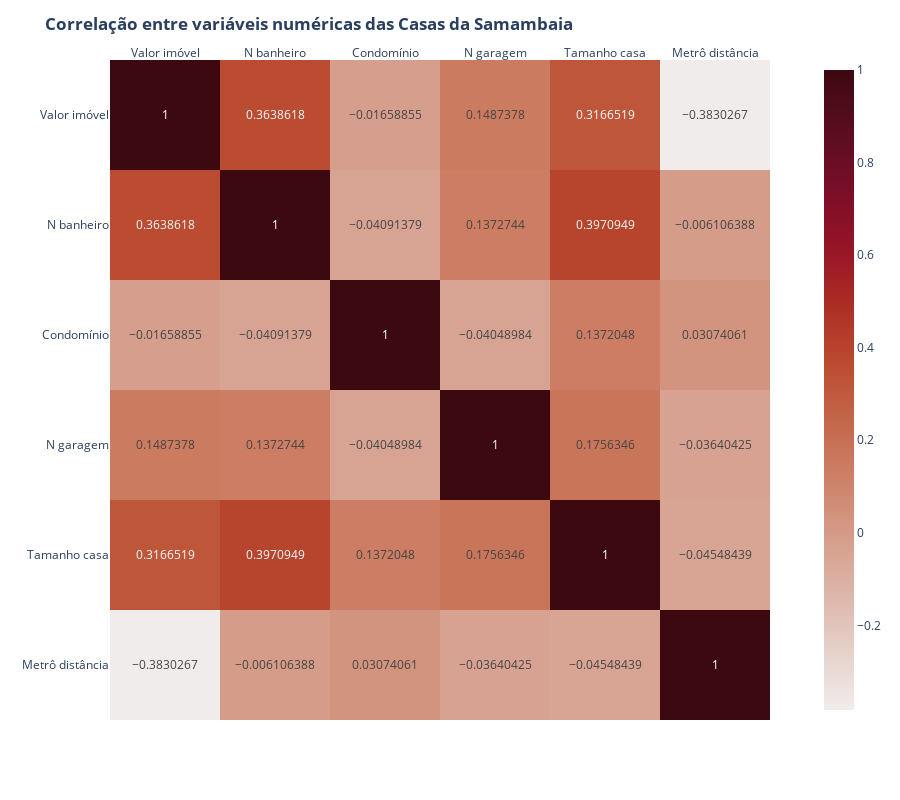

Notebook source saved alongside this figure:
### Markdown cell above
That information given by a heatmap is beautiful, isn't it? The first line shows the attributes related to price. For houses and appartments, the size, number of bathrooms and n parking spaces are the three that most influences price. Another interesting thing is that the size and the number of bathrooms; and the size and number of parking spaces are highly correlated. As we're focusing on price, we'll explore that way more.

My guess is that we should not threat houses and appartments equal. We've seen that houses and appartment distribution prices are not similar, so there might be differences. So, we'll split that to explore more information. Again, we'll make more two heatmaps to see each category more closely:

#### Looking at house category separately

First, category equals houses:

### Code cell
corr = df_train.drop('zip_code', axis = 1)[df_train[HOUSE_CATEGORY] == 'Casas'].corr()


labels = ['Valor imóvel', 'N banheiro', 'Condomínio', 'N garagem', 'Tamanho casa', 'Metrô distância']
title = '<b>Correlação entre variáveis numéricas das Casas da Samambaia</b>'


fig = px.imshow(corr, width=900, height=800, 
                y = labels, x = labels, text_auto=True, color_continuous_scale=px.colors.sequential.amp)

# fig.update_traces()
fig.update_layout(
    title = title)

fig.update_xaxes(side="top")

fig.show()

### Figure 1 — Plotly figure (JSON) as saved in the notebook; plotly's stock layout.template omitted (floating-point values rounded to 4 significant figures)
{"data": [{"coloraxis": "coloraxis", "hovertemplate": "x: %{x}<br>y: %{y}<br>color: %{z}<extra></extra>", "name": "0", "texttemplate": "%{z}", "type": "heatmap", "x": ["Valor imóvel", "N banheiro", "Condomínio", "N garagem", "Tamanho casa", "Metrô distância"], "xaxis": "x", "y": ["Valor imóvel", "N banheiro", "Condomínio", "N garagem", "Tamanho casa", "Metrô distância"], "yaxis": "y", "z": [[1, 0.3639, -0.01659, 0.1487, 0.3167, -0.383], [0.3639, 1, -0.04091, 0.1373, 0.3971, -0.006106], [-0.01659, -0.04091, 1, -0.04049, 0.1372, 0.03074], [0.1487, 0.1373, -0.04049, 1, 0.1756, -0.0364], [0.3167, 0.3971, 0.1372, 0.1756, 1, -0.04548], [-0.383, -0.006106, 0.03074, -0.0364, -0.04548, 1]]}], "layout": {"coloraxis": {"colorscale": [[0, "rgb(241, 236, 236)"], [0.09091, "rgb(230, 209, 203)"], [0.1818, "rgb(221, 182, 170)"], [0.2727, "rgb(213, 156, 137)"], [0.3636, "rgb(205, 129, 103)"], [0.4545, "rgb(196, 102, 73)"], [0.5455, "rgb(186, 74, 47)"], [0.6364, "rgb(172, 44, 36)"], [0.7273, "rgb(149, 19, 39)"], [0.8182, "rgb(120, 14, 40)"], [0.9091, "rgb(89, 13, 31)"], [1, "rgb(60, 9, 17)"]]}, "height": 800, "margin": {"t": 60}, "title": {"text": "<b>Correlação entre variáveis numéricas das Casas da Samambaia</b>"}, "width": 900, "xaxis": {"anchor": "y", "constrain": "domain", "domain": [0, 1], "scaleanchor": "y", "side": "top"}, "yaxis": {"anchor": "x", "autorange": "reversed", "constrain": "domain", "domain": [0, 1]}}}
